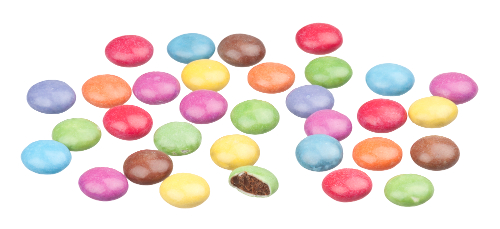
#> input picture smarties.png, 500 x 229 px
$ python lpe.py
#> lines starting #> are read from the running program, lines starting #| are printed output that depends on the picture; after the words box and inside, x2 and y2 are one past the last pixel; in counts of white or black regions, pixels touching at a corner belong together
import numpy as np
import cv2
from matplotlib import pyplot as plt
import math


IM = cv2.imread('smarties.png',0)
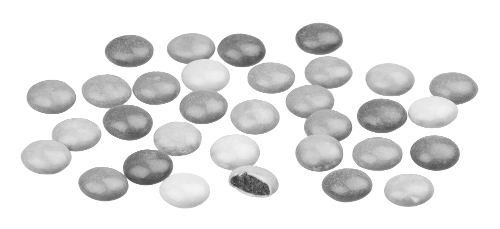
#> IM: shape (229, 500); min 49, max 255, mean 226.2


ret,thresh1 = cv2.threshold(IM,250,255,cv2.THRESH_BINARY_INV)
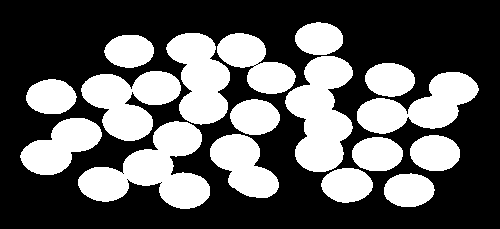
#> thresh1: shape (229, 500); 37.2% white; 17 white regions, largest, box (x1, y1, x2, y2) and area: (78, 121, 210, 209) 5657, (285, 56, 353, 172) 5029, (81, 71, 181, 141) 4114


S = cv2.getStructuringElement(cv2.MORPH_ELLIPSE,(37,18)) #élément sous forme d'ellipse
I_erod=cv2.erode(thresh1,S,iterations=1) #érosion
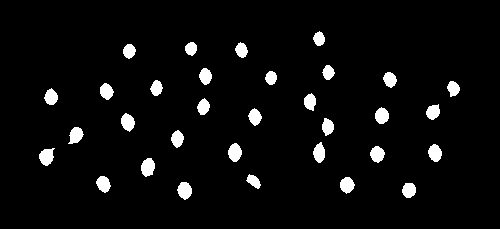
#> I_erod: shape (229, 500); 4.6% white; 32 white regions, largest, box (x1, y1, x2, y2) and area: (141, 158, 155, 177) 201, (39, 148, 55, 166) 197, (177, 182, 192, 200) 196
seuil=255-I_erod
affich=seuil+thresh1
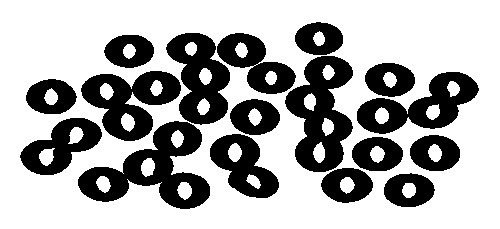
#> affich: shape (229, 500); values 254 (black) and 255 (white), 67.4% white; 17 black regions, largest, box (x1, y1, x2, y2) and area: (78, 121, 210, 209) 4921, (285, 56, 353, 172) 4405, (81, 71, 181, 141) 3618


ret, labels = cv2.connectedComponents(I_erod) #explication
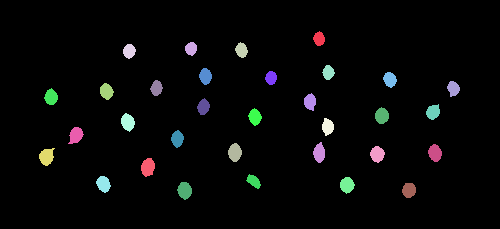
#> labels: shape (229, 500) int32; 33 distinct labels, from 0 to 32; one colour per label, 0 black
#> ret = 33
plt.figure()
plt.imshow(labels+affich-254,'brg')
plt.show()
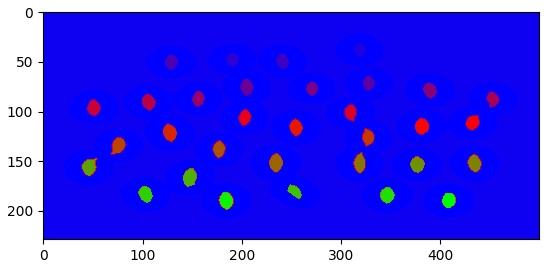
#> figure drawn by matplotlib, 1 panel
